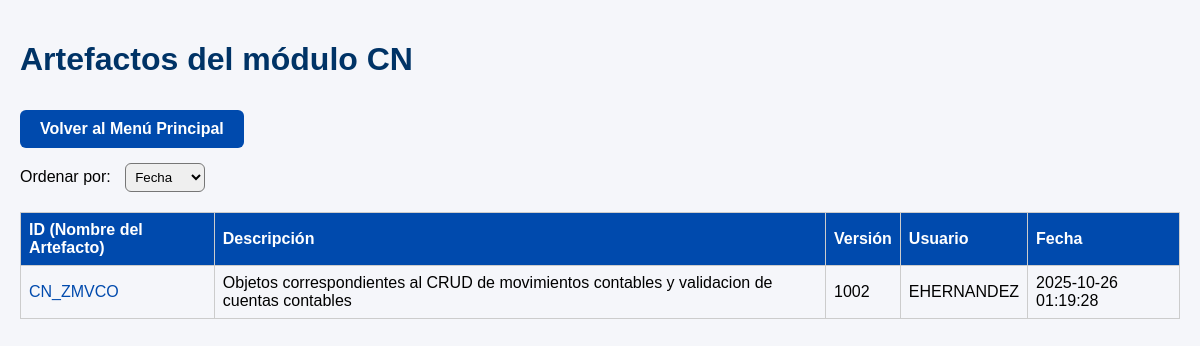
Page /artefactos/CN (signed in) on the committed database.
### tables this page shows
CREATE TABLE VERSIONAMIENTO(
            ID_archivo TEXT,
            version INTEGER DEFAULT 1000,
            descripcion TEXT NOT NULL,
            usuario TEXT NOT NULL,
            fecha_cambio TEXT NOT NULL,
            PRIMARY KEY (ID_archivo, version),
            FOREIGN KEY (ID_archivo) REFERENCES ARCHIVO(ID_archivo),
            FOREIGN KEY (usuario) REFERENCES USUARIO(ID_usuario)
        );

CREATE TABLE ARCHIVO(
            ID_archivo TEXT PRIMARY KEY,
            ruta TEXT NOT NULL,
            descripcion TEXT NOT NULL
        );

### app.py (the view)
@app.route("/artefactos/<prefijo>")
@login_requerido
def listar_artefactos(prefijo):
    orden = request.args.get("orden", "fecha")
    conn = get_conn()
    cursor = conn.cursor()
    order_by = "A.ID_archivo ASC" if orden == "nombre" else "V.fecha_cambio DESC"
    cursor.execute(f"""
        SELECT A.ID_archivo, A.descripcion, V.version, V.usuario, V.fecha_cambio
        FROM ARCHIVO A
        JOIN VERSIONAMIENTO V ON A.ID_archivo = V.ID_archivo
        WHERE UPPER(A.ID_archivo) LIKE UPPER(?) || '%'
        AND V.version = (
            SELECT MAX(V2.version)
            FROM VERSIONAMIENTO V2
            WHERE V2.ID_archivo = A.ID_archivo
        )
        ORDER BY {order_by}
    """, (prefijo,))
    artefactos = cursor.fetchall()
    conn.close()
    return render_template("listado.html", artefactos=artefactos, prefijo=prefijo, orden=orden, usuario=session["usuario"])

### app.py (called while the page is built)
def get_conn():
    return sqlite3.connect("artefactos.db")

def login_requerido(func):
    @wraps(func)
    def wrapper(*args, **kwargs):
        if "usuario" not in session:
            flash("Debe iniciar sesión para acceder al sistema.")
            return redirect(url_for("login"))
        return func(*args, **kwargs)
    return wrapper

### templates/listado.html (shortened to what this page needs)
<!DOCTYPE html>
<html lang="es">
<head>
</head>
<body>
<h1>Artefactos del módulo {{ prefijo }}</h1>
<a href="/" class="btn-volver">Volver al Menú Principal</a>
<form method="get">
    Ordenar por:
    <select name="orden" onchange="this.form.submit()">
        <option value="fecha" {% if orden=='fecha' %}selected{% endif %}>Fecha</option>
    </select>
</form>
<table>
<tr>
    <th>ID (Nombre del Artefacto)</th>
    <th>Descripción</th>
    <th>Versión</th>
    <th>Usuario</th>
    <th>Fecha</th>
</tr>
{% for a in artefactos %}
<tr>
    <td><a href="/detalle/{{ a[0] }}">{{ a[0] }}</a></td>
    <td>{{ a[1] }}</td>
    <td>{{ a[2] }}</td>
    <td>{{ a[3] }}</td>
    <td>{{ a[4] }}</td>
</tr>
{% else %}
<tr>
    <td colspan="5" style="text-align:center;">No se encontraron artefactos</td>
</tr>
{% endfor %}
</table>
</body>
</html>

### templates/listado.html (style rules this page uses)
body { font-family: Arial, sans-serif; background:#f5f6fa; margin:0; padding:20px; }
h1 { color:#003366; }
table { border-collapse: collapse; width:100%; margin-top:20px; }
th, td { border:1px solid #ccc; padding:8px; text-align:left; }
th { background:#004aad; color:white; }
a { color:#004aad; text-decoration:none; }
select { margin-left:10px; padding:5px; border-radius:6px; }
.btn-volver { display:inline-block; background:#004aad; color:white; padding:10px 20px; border:none; border-radius:6px; cursor:pointer; text-decoration:none; font-weight:bold; margin-top:10px; margin-bottom:15px; transition: background 0.3s ease; }

### rows in the picture
VERSIONAMIENTO: ID_archivo "CN_ZMVCO", descripcion "Objetos correspondientes al CRUD de movimientos contables y validacion de cuentas contables", version "1002", usuario "EHERNANDEZ", fecha_cambio "2025-10-26 01:19:28"

### other values in the picture
{{ prefijo }} "CN"
